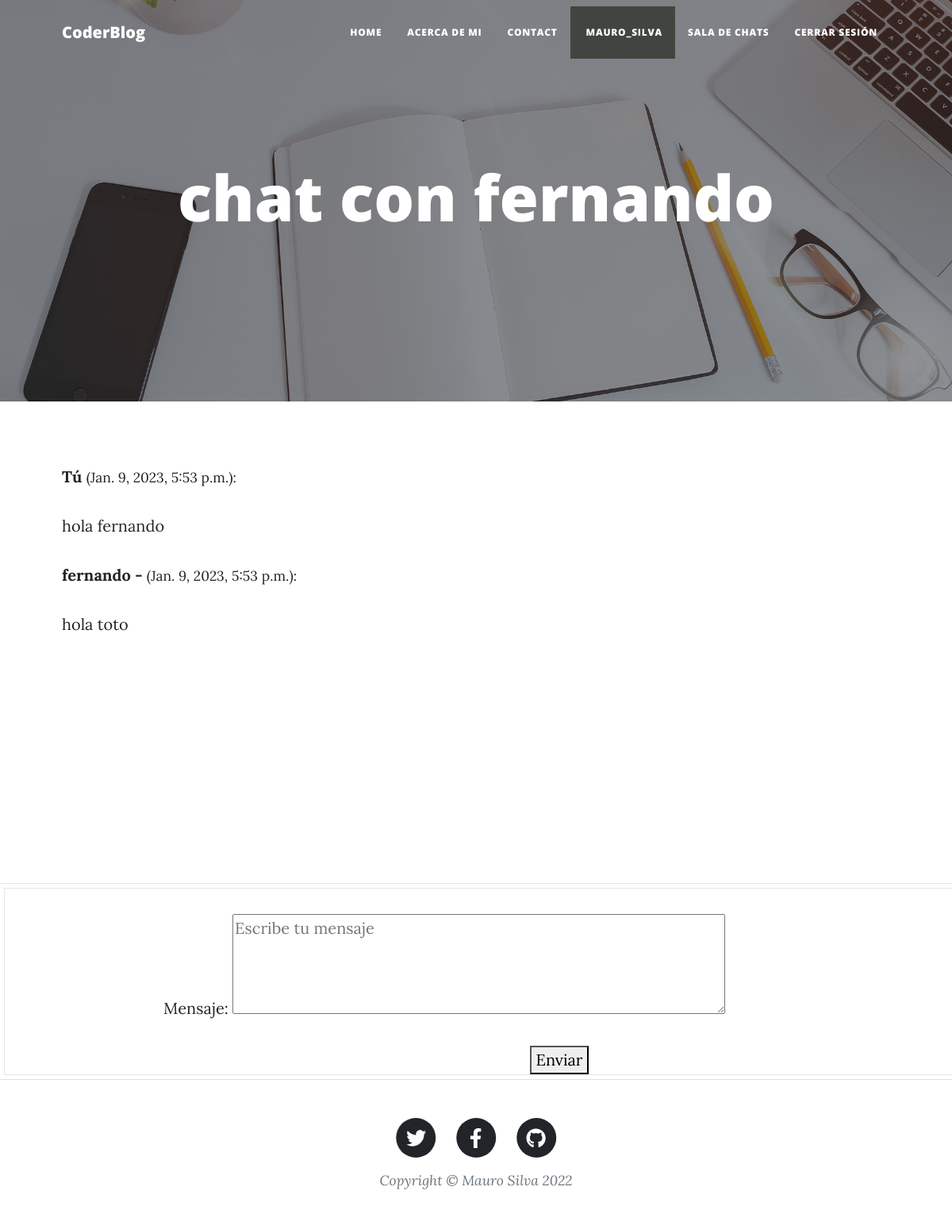
The app's page /AppMensajes/MensajeDirecto/fernando (signed in) with its own data.
### AppMensajes/models.py (models this page shows)
class ModelBase(models.Model):
	id = models.UUIDField(default=uuid.uuid4, primary_key=True, db_index=True, editable=False) #id unica universal creada con shell "319118fa-8987-432d-b59d-ef004026445d"
	tiempo = models.DateTimeField(auto_now_add=True)
	actualizar = models.DateTimeField(auto_now=True)
	class Meta:
		abstract = True

class CanalUsuario(ModelBase):
	canal  = models.ForeignKey("Canal", null=True, on_delete=models.SET_NULL)
	usuario = models.ForeignKey(User, on_delete=models.CASCADE)

class CanalMensaje(ModelBase):
	canal   = models.ForeignKey("Canal", on_delete=models.CASCADE)
	usuario = models.ForeignKey(User, on_delete=models.CASCADE)
	texto =  models.TextField()

### AppMensajes/views.py (the view)
# urls.py: path("MensajeDirecto/<str:username>", DerailMs.as_view(), name="detailms"),
class DerailMs(LoginRequiredMixin, CanalFormMixin, DetailView):  #Detail de mensajes
	template_name="canal_detail.html"
	def get_object(self, *args, **kwargs):
		username = self.kwargs.get("username")
		mi_username = self.request.user.username
		canal, _ = Canal.objects.obtener_o_crear_canal_ms(mi_username, username)
		if username == mi_username:
			mi_canal, _ = Canal.objects.obtener_o_crear_canal_usuario_actual(self.request.user)
			return mi_canal
		if canal == None:
			raise Http404
		return canal

### AppMensajes/forms.py
class FormMensajes(forms.Form):
    mensaje = forms.CharField(widget=forms.Textarea(attrs = {
            "class": "formulario_ms",
            "placeholder": "Escribe tu mensaje",
            "cols" : "50",
            "rows": "4",
        }))

### AppMensajes/models.py (called while the page is built, shortened)
	def solo_dos(self):
		return self.annotate(num_usuarios= Count("usuarios")).filter(num_usuarios=2)

	def filtrar_por_username(self, username):
		return self.filter(canalusuario__usuario__username=username)

	def get_queryset(self, *args, **kwargs):
		return CanalQuerySet(self.model, using=self._db)

	def filtrar_ms_por_privado(self, username_a, username_b):
		return self.get_queryset().solo_dos().filtrar_por_username(username_a).filtrar_por_username(username_b)

	def obtener_o_crear_canal_ms(self, username_a, username_b):
		qs = self.filtrar_ms_por_privado(username_a, username_b)  #aca filtramos si hay una conversacion si la hay lo devuelve
		if qs.exists():
			return qs.order_by("tiempo").first(), False #devuelve el objeto si fue creado o no

### AppMensajes/templates/canal_detail.html (shortened to what this page needs)
{% extends 'base.html' %}
{% load static %}
{% block titulo %}
{% for second_user in object.canalusuario_set.all %}
    {% if second_user.usuario == request.user %}
    {% else %}
        <h1>
            chat con {{second_user.usuario}} {{ imagen }}
        </h1>
    {% endif %}
{% endfor %}
{% endblock %}
{% block contenedor %}
<div id="externo" style="width: 100%;
height: calc(70vh);
margin: 5px 0;
overflow-y: auto;
border-bottom: 1px solid #e6e6e6;
background: #fff;">
    <div id="interno" class="container px-4 px-lg-5">
        <div>
            {% for mensaje in object.canalmensaje_set.all %}
            {% if request.user == mensaje.usuario %}
                <p>
                <span>
                    <strong>Tú</strong>
                </span>
                <small>({{mensaje.tiempo}}):</small>
                </p>
                <p>
                    {{mensaje.texto}}
                </p>
            {% else %}
                <p>
                    <span>
                        <strong>{{mensaje.usuario}} -</strong>
                    </span>
                    <small>({{mensaje.tiempo}}):</small>
                </p>
                    <p>
                        {{mensaje.texto}}
                    </p>
                        {% endif %}
            {% endfor %}
        </div>
        </div>
</div>
<div style="width: 100%;
            margin-top: 5px;
            margin-bottom: 5px;
            margin-left: 5px;
            border:1px solid #e6e6e6;">
            <div style= "margin-left: 10em;">
                <form action="{{ request.path }}" method="POST">
                    {{form.as_p}}
                    <div style= "text-align: center">
                        <button type="submit">
                            Enviar
                        </button>
                    </div>
                </form>
            </div>
    </div>
{% endblock %}

### AppMensajes/templates/base.html (shortened to what this page needs)
<!DOCTYPE html>
<html lang="en">
<head>
    {% load static %}
    <link href="{% static 'css/styles.css' %}" rel="stylesheet" />
</head>
<body>
    <nav class="navbar navbar-expand-lg navbar-light" id="mainNav">
        <div class="container px-4 px-lg-5">
            <a class="navbar-brand" href="{% url 'inicio' %}">CoderBlog</a>
            <div class="collapse navbar-collapse" id="navbarResponsive">
                <ul class="navbar-nav ms-auto py-4 py-lg-0">
                    <li class="nav-item"><a class="nav-link px-lg-3 py-3 py-lg-4" href="{% url 'inicio' %}">Home</a></li>
                    <li class="nav-item"><a class="nav-link px-lg-3 py-3 py-lg-4" href="{% url 'about' %}">Acerca de mi</a></li>
                    {% if user.is_authenticated %}
                    <li class="nav-item"><a class="nav-link px-lg-3 py-3 py-lg-4" href="{% url 'contact' %}">Contact</a></li>
                    <li class="nav-item"><a class="nav-link px-lg-3 py-3 py-lg-4" href="{% url 'miPerfil' %}" style="background-color:rgb(64, 70, 63)"><img src="{{ imagen }}" alt="" width="auto" height="23px"> {{ user.username }}</a></li>
                    <li class="nav-item"><a class="nav-link px-lg-3 py-3 py-lg-4" href="{% url 'inbox' %}">Sala de chats</a></li>
                    <li class="nav-item"><a class="nav-link px-lg-3 py-3 py-lg-4" href="{% url 'logout' %}">Cerrar sesión</a></li>
                    {% else %}
                    <li class="nav-item"><a class="nav-link px-lg-3 py-3 py-lg-4" href="{% url 'login' %}">Ingresar</a></li>
                    {% endif %}
                </ul>
            </div>
        </div>
    </nav>
    <header class="masthead" style="background-image: url('assets/img/home-bg.jpg')">
        <div class="container position-relative px-4 px-lg-5">
            <div class="row gx-1 justify-content-center">
                    <div class="site-heading">
                        {% block titulo %}
                        {% endblock %}
                    </div>
            </div>
        </div>
    </header>
    <div>
        {% block contenedor %}
        {% endblock %}
    </div>
    <footer class="border-top">
        <div class="container px-4 px-lg-5">
            <div class="row gx-4 gx-lg-5 justify-content-center">
                <div class="col-md-10 col-lg-8 col-xl-7">
                    <ul class="list-inline text-center">
                        <li class="list-inline-item">
                            <a href="https://twitter.com/toto_mls">
                                <span class="fa-stack fa-lg">
                                    <i class="fas fa-circle fa-stack-2x"></i>
                                    <i class="fab fa-twitter fa-stack-1x fa-inverse"></i>
                                </span>
                            </a>
                        </li>
                        <li class="list-inline-item">
                            <a href="https://www.facebook.com/toto.silva.16/">
                                <span class="fa-stack fa-lg">
                                    <i class="fas fa-circle fa-stack-2x"></i>
                                    <i class="fab fa-facebook-f fa-stack-1x fa-inverse"></i>
                                </span>
                            </a>
                        </li>
                        <li class="list-inline-item">
                            <a href="https://github.com/MauroLeonelSilva">
                                <span class="fa-stack fa-lg">
                                    <i class="fas fa-circle fa-stack-2x"></i>
                                    <i class="fab fa-github fa-stack-1x fa-inverse"></i>
                                </span>
                            </a>
                        </li>
                    </ul>
                    <div class="small text-center text-muted fst-italic">Copyright &copy; Mauro Silva 2022</div>
                </div>
            </div>
        </div>
    </footer>
</body>
</html>

### records on screen
CanalUsuario: usuario "fernando"
CanalMensaje: tiempo "Jan. 9, 2023, 5:53 p.m.", texto "hola fernando"
CanalMensaje: usuario "fernando", tiempo "Jan. 9, 2023, 5:53 p.m.", texto "hola toto"

### other values on screen
{{ user.username }} "MAURO_SILVA"
